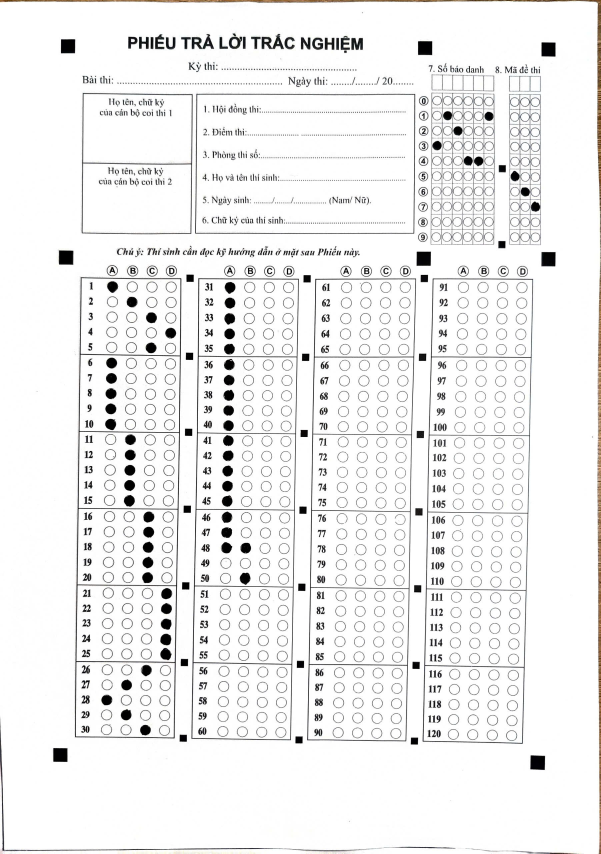
#> input picture images/2020.jpg, 1801 x 2560 px, found by its file name (shown at 1/3 size)
$ python testMDD.py
#> lines starting #> are read from the running program, lines starting #| are printed output that depends on the picture; after the words box and inside, x2 and y2 are one past the last pixel; in counts of white or black regions, pixels touching at a corner belong together
### OmrMDD.py
import cv2
import numpy as np
import support2020 as sp20
import support2025 as sp25
import supportVACT as spVACT
import solveImg as si

def readMDD_2020(img):
    img = cv2.resize(img, (1000, 1400))
    imgGray   = cv2.cvtColor(img, cv2.COLOR_BGR2GRAY)
    imgBlur   = cv2.GaussianBlur(imgGray, (5, 5), 1)
    imgThresh = cv2.threshold(imgBlur, 135, 255, cv2.THRESH_BINARY_INV)[1]
    imgCanny  = cv2.Canny(imgBlur, 50, 150)
    contours, _ = cv2.findContours(imgCanny, cv2.RETR_TREE, cv2.CHAIN_APPROX_SIMPLE)

    top_mid = None
    bot_mid = None
    for cnt in contours:
        area = cv2.contourArea(cnt)
        if not (350 <= area <= 700):
            continue
        peri   = cv2.arcLength(cnt, True)
        approx = cv2.approxPolyDP(cnt, 0.04 * peri, True)
        if len(approx) != 4:
            continue
        x, y, w, h = cv2.boundingRect(cnt)
        if 660 <= x <= 730 and 38 <= y <= 90 and top_mid is None:
            top_mid = (x, y)
        if 660 <= x <= 730 and 390 <= y <= 430 and bot_mid is None:
            bot_mid = (x, y)

    if top_mid and bot_mid:
        cx, cy_top = top_mid
        _,  cy_bot = bot_mid
        mdd_x1, mdd_x2 = cx + 26,  cx + 140
        md_x1,  md_x2  = cx + 170, cx + 226
        y1, y2 = cy_top + 90, cy_bot - 12
    else:
        mdd_x1, mdd_x2 = 725, 839
        md_x1,  md_x2  = 869, 925
        y1, y2 = 142, 417

    # Tách vùng ảnh
    imgMDD       = imgThresh[y1:y2, mdd_x1:mdd_x2]
    imgMDD_clone = img[y1:y2, mdd_x1:mdd_x2].copy()
    imgMD        = imgThresh[y1:y2, md_x1:md_x2]
    imgMD_clone  = img[y1:y2, md_x1:md_x2].copy()

    # Nhận dạng
    ans_MDD   = sp20.splitAnsPart3([imgMDD], 10, 6)
    pixel_MDD = sp20.countPixelPartCol(ans_MDD[0], 10, 6)
    myIndex_MDD = sp20.countIndex(pixel_MDD, 6)

    ans_MD    = sp20.splitAnsPart3([imgMD], 10, 3)
    pixel_MD  = sp20.countPixelPartCol(ans_MD[0], 10, 3)
    myIndex_MD = sp20.countIndex(pixel_MD, 3)

    # Tô màu và ghi kết quả
    img[y1:y2, mdd_x1:mdd_x2] = sp20.showMDD_MD(imgMDD_clone, myIndex_MDD, 6, 10)
    img[y1:y2, md_x1:md_x2]   = sp20.showMDD_MD(imgMD_clone,  myIndex_MD,  3, 10)

    studentID = sp20.convertMDD_MD(myIndex_MDD)
    examID    = sp20.convertMDD_MD(myIndex_MD)

    cv2.putText(img, f"{studentID}", (mdd_x1, y1 - 8),
                cv2.FONT_HERSHEY_SIMPLEX, 1, (0, 0, 255), 2, cv2.LINE_AA)
    cv2.putText(img, f"{examID}", (md_x1, y1 - 8),
                cv2.FONT_HERSHEY_SIMPLEX, 1, (0, 0, 255), 2, cv2.LINE_AA)

    return img, studentID, examID

def readMDD_2025(img):
    img = cv2.resize(img, (1000, 1400))
    imgGray   = cv2.cvtColor(img, cv2.COLOR_BGR2GRAY)
    imgBlur   = cv2.GaussianBlur(imgGray, (5, 5), 1)
    imgThresh = cv2.threshold(imgBlur, 135, 255, cv2.THRESH_BINARY_INV)[1]
    imgCanny  = cv2.Canny(imgBlur, 50, 150)
    contours, _ = cv2.findContours(imgCanny, cv2.RETR_TREE, cv2.CHAIN_APPROX_SIMPLE)
    contours = sp25.rectContour(contours)

    # Tìm 4 điểm anchor qua takeImageMDD
    imgCopy = img.copy()
    imgCopy, pts = si.takeImageMDD(imgCopy, contours,
                                   [610, 620, 805, 810, 890, 910],
                                   [120, 160, 410, 450])

    pts_ok = not np.any(pts == 0) and (int(pts[2][1]) - int(pts[0][1]) > 30)

    if pts_ok:
        x1     = int(pts[0][0]) + 22
        y1     = int(pts[0][1]) + 20
        mdd_x2 = int(pts[1][0]) - 12
        md_x1  = int(pts[1][0]) + 20
        md_x2  = int(pts[3][0])
        y2     = int(pts[2][1]) - 10
    else:
        x1,  mdd_x2 = 665, 807
        md_x1, md_x2 = 833, 903
        y1, y2 = 190, 420

    # Tách vùng ảnh
    imgMDD       = imgThresh[y1:y2, x1:mdd_x2]
    imgMDD_clone = img[y1:y2, x1:mdd_x2].copy()
    imgMD        = imgThresh[y1:y2, md_x1:md_x2]
    imgMD_clone  = img[y1:y2, md_x1:md_x2].copy()

    # Nhận dạng
    ans_MDD   = sp25.splitAnsPart3([imgMDD], 10, 8)
    pixel_MDD = sp25.countPixelPartCol(ans_MDD[0], 10, 8)
    myIndex_MDD = sp25.countIndex(pixel_MDD, 8)

    ans_MD    = sp25.splitAnsPart3([imgMD], 10, 4)
    pixel_MD  = sp25.countPixelPartCol(ans_MD[0], 10, 4)
    myIndex_MD = sp25.countIndex(pixel_MD, 4)

    # Tô màu và ghi kết quả
    img[y1:y2, x1:mdd_x2]   = sp25.showMDD_MD(imgMDD_clone, myIndex_MDD, 8, 10)
    img[y1:y2, md_x1:md_x2] = sp25.showMDD_MD(imgMD_clone,  myIndex_MD,  4, 10)

    studentID = sp25.convertMDD_MD(myIndex_MDD)
    examID    = sp25.convertMDD_MD(myIndex_MD)

    cv2.putText(img, f"{studentID}", (x1, y1 - 8),
                cv2.FONT_HERSHEY_SIMPLEX, 0.8, (0, 0, 255), 2, cv2.LINE_AA)
    cv2.putText(img, f"{examID}", (md_x1, y1 - 8),
                cv2.FONT_HERSHEY_SIMPLEX, 1, (0, 0, 255), 2, cv2.LINE_AA)

    return img, studentID, examID

# [69 lines left out: function readMDD_DGNL, not called in this run]

### support2020.py
import cv2
import numpy as np
#area > 50
# [40 lines left out: functions rectContour, splitImg, splitAns, not called in this run]
def resizeImg(img,width,height):
    img = cv2.resize(img,(width,height))
    return img
# [61 lines left out: functions getPointAnswer, showAnswer, restoreImg, countPixel, not called in this run]

def splitAnsPart3(boxes, rows, cols):
    ans = []
    for image in boxes:
        h, w = image.shape[:2]
        piece_w = w // cols
        piece_h = h // rows
        part = []
        for x in range(cols):
            for y in range(rows):
                x_start = x * piece_w
                x_end   = x_start + piece_w
                y_start = y * piece_h
                y_end   = y_start + piece_h
                part.append(image[y_start:y_end, x_start:x_end])
        ans.append(part)
    return ans

def countPixelPartCol(ans, rows, cols):
    pixel = np.zeros((cols, rows))
    countR, countC = 0, 0
    for img in ans:
        pixel[countC][countR] = cv2.countNonZero(img)
        countR += 1
        if countR == rows:
            countC += 1
            countR = 0
    return pixel

def countIndex(pixelValues, questions):
    myIndex = []
    for i in range(questions):
        marked = np.where(pixelValues[i] >= 70)[0]
        if   len(marked) == 0: myIndex.append(-1)
        elif len(marked) == 1: myIndex.append(int(marked[0]))
        else:                  myIndex.append(-2)
    return myIndex

def showMDD_MD(img, index, questions, choices):
    h, w = img.shape[:2]
    sec_w = w // questions
    sec_h = h // choices
    radius = min(sec_w, sec_h) // 3
    for x in range(questions):
        if index[x] >= 0:
            cX = sec_w * x + sec_w // 2
            cY = sec_h * index[x] + sec_h // 2
            cv2.circle(img, [cX, cY], radius, (0, 255, 0), cv2.FILLED, lineType=cv2.LINE_AA)
    return img

def convertMDD_MD(arr):
    return ''.join('x' if x < 0 else str(x) for x in arr)

### support2025.py
import cv2
import numpy as np
#area > 50
def rectContour(contours):
    rectCont =[]
    for contour in contours:
        area = cv2.contourArea(contour)
        if area >= 50:
            peri = cv2.arcLength(contour, True)
            approx = cv2.approxPolyDP(contour,0.04*peri,True)
            if len(approx) == 4:
                rectCont.append(contour)
    rectCont = sorted(rectCont,key= cv2.contourArea,reverse=True)
    return rectCont
# [73 lines left out: functions splitImg, restoreImg, splitImgPart3, restoreImg_Part3, splitAns, not called in this run]
def resizeImg(img,width,height):
    img = cv2.resize(img,(width,height))
    return img
# [7 lines left out: function getPointAnswer, not called in this run]
def getPointAnswer_2025(secW,secH,x,y):
    #offSetX =[25,45,65,85]
    #offSetY =[-10,-30,-60,-80,-110]
    cX = (secW*x + secW//2)
    cY = (secH*y + secH//2)
    point = [cX,cY]
    return point
# [24 lines left out: function showAnswer, not called in this run]
def countPixelPartCol(ans,rows,cols):
    countR,countC = 0,0
    pixel = np.zeros((cols,rows))
    for img in ans:
        totalPixel = cv2.countNonZero(img)
        pixel[countC][countR] = totalPixel
        countR+=1
        if countR == rows:
            countC +=1
            countR =0
    return pixel
# [57 lines left out: functions countPixelPartRows, splitMDD, takeMDD, getPointMdd, showMDD, not called in this run]
def countIndex(pixelValues,questions):
    myIndex_1 =[]
    for i in range(questions):
        arr = pixelValues[i]
        marked = np.where(arr >= 100)[0]
        if len(marked) == 0:
            myIndex_1.append(-1)
        elif len(marked) == 1:
            digit = int(marked[0])
            myIndex_1.append(digit)
        else:
            myIndex_1.append(-2)
    return myIndex_1
# [17 lines left out: function splitAnsPart2, not called in this run]
def splitAnsPart3(boxes,rows,cols):
    ans = []
    for image in boxes:
        h,w = image.shape[:2]
        piece_w = w // cols
        piece_h = h // rows
        part = []
        for x in range(cols):
            col = []
            for y in range(rows):
                x_start = x*piece_w
                x_end = x_start+ piece_w
                y_start = y*piece_h
                y_end = y_start+piece_h
                piece = image[y_start:y_end,x_start:x_end]
                col.append(piece)
            part = part + col
        ans.append(part)
    return ans
# [54 lines left out: functions char_to_index, change_to_ans_part3, showAnswerPart_3, not called in this run]
def showMDD_MD(img,index,questions,choices):
    h,w = img.shape[:2]
    sec_w = w // questions
    sec_h = h // choices
    radius = min(sec_w, sec_h) // 3
    for x in range(questions):
        if index[x] >= 0:
            myPoint = getPointAnswer_2025(sec_w,sec_h,x,index[x])
            cv2.circle(img,myPoint,radius,(0,255,0),cv2.FILLED,lineType=cv2.LINE_AA)
    return img
def convertMDD_MD(arr):
    result = ""
    for x in arr:
        if x == -1 or x == -2:
            result += "x"
        else:
            result += str(x)
    return result


### solveImg.py
import cv2
import numpy as np
# [83 lines left out: functions takeImageAnswer, takeImageAfterWarp, not called in this run]
def takeImageMDD(img,contours,indexX,indexY):
    ori_x1,ori_x2,ori_x3,ori_x4,ori_x5,ori_x6 = indexX[:6]
    x1,x2,x3,x4,x5,x6 = indexX[:6]
    ori_y1,ori_y2,ori_y3,ori_y4 = indexY[:4]
    y1,y2,y3,y4 = indexY[:4]
    time,a,b,c,d = 0,0,0,0,0
    step = 10
    pointContour = np.zeros((4,2))
    while(a!=1 or b!=1 or c!=1 or d!=1) and time!=10:
        for contour in contours:
            x,y,w,h = cv2.boundingRect(contour)
            if a!=1:
                x2 = ori_x2+time*step
                y2 = ori_y2+time*step
                if x1<=x<=x2 and x1<=x+w<=x2 and y1<=y<=y2 and y1<=y+h<=y2:
                    cv2.rectangle(img, (x1, y1), (x2, y2), (0, 255, 0), 2)
                    a =1
                    pointContour[0][0],pointContour[0][1] = x,y
            if c!=1:
                x4 = ori_x4+time*step
                y4 = ori_y4+time*step
                if x3<=x<=x4 and x3<=x+w<=x4 and y3<=y<=y4 and y3<=y+h<=y4:
                    cv2.rectangle(img, (x3, y3), (x4, y4), (0, 255, 0), 2)
                    c =1
                    pointContour[2][0],pointContour[2][1] = x,y
            if b!=1:
                x4 = ori_x4+time*step
                y2 = ori_y2+time*step
                if x3<=x<=x4 and x3<=x+w<=x4 and y1<=y<=y2 and y1<=y+h<=y2:
                    cv2.rectangle(img, (x3, y1), (x4, y2), (0, 255, 0), 2)
                    b =1
                    pointContour[1][0],pointContour[1][1] = x,y
            if d!=1:
                x6 = ori_x6+time*step
                y4 = ori_y4+time*step
                if x5<=x<=x6 and x5<=x+w<=x6 and y3<=y<=y4 and y3<=y+h<=y4:
                    cv2.rectangle(img, (x5, y3), (x6, y4), (0, 255, 0), 2)
                    d =1
                    pointContour[3][0],pointContour[3][1] = x,y
        time+=1
    return img,pointContour

### testMDD.py
import cv2
import OmrMDD as omr  # Import file xử lý MDD của bạn

def test_model_2020():
    print("--- TESTING MẪU 2020 ---")
    # 1. Đọc file ảnh mẫu 2020.jpg
    img = cv2.imread(r"C:\Code VSCode\OMR\Optical_Mark_Recognition\images\2020.jpg")
#> img is the input picture: shape (2560, 1801, 3); mean B, G, R 239.3, 239.5, 239.6
    if img is None:
        print("Lỗi: Không tìm thấy file 2020.jpg!")
        return

    # 2. Gọi hàm readMDD_2020 từ OmrMDD.py
    img_res, student_id, exam_id = omr.readMDD_2020(img)
#> in readMDD_2020, `imgThresh = cv2.threshold(imgBlur, 135, 255, cv2.THRESH_BINARY_INV)[1]`:
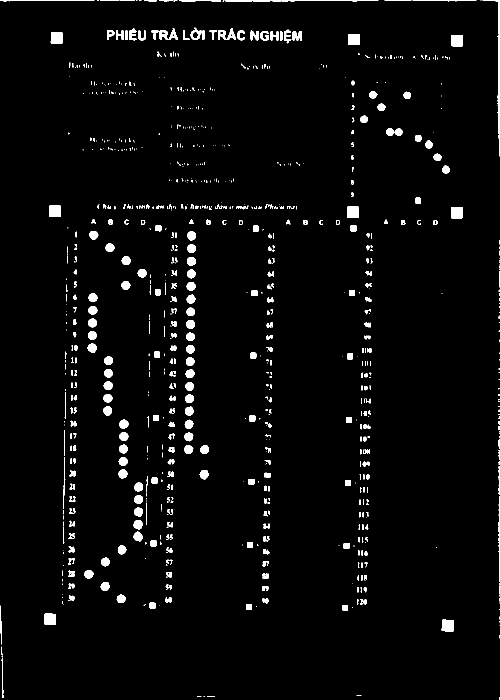
#> imgThresh: shape (1400, 1000) (shown at 1/2 size); 3.1% white; 866 white regions (496 under 20 px), largest, box (x1, y1, x2, y2) and area: (449, 0, 757, 4) 742, (883, 1239, 908, 1263) 554, (995, 148, 1000, 313) 549
#> in readMDD_2020, `imgCanny  = cv2.Canny(imgBlur, 50, 150)`:
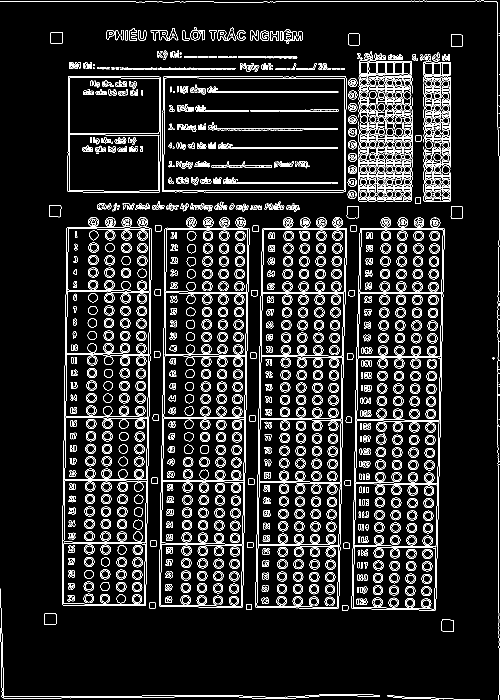
#> imgCanny: shape (1400, 1000) (shown at 1/2 size); 9.2% white in thin lines or dots
#> in readMDD_2020, `contours, _ = cv2.findContours(imgCanny, cv2.RETR_TREE, cv2.CHAIN_APPR..`: contours = 3814 contours, 1037 with area under 20; largest, box (x1, y1, x2, y2) and area: (703, 456, 889, 1221) 128898, (124, 454, 303, 1212) 127666, (511, 456, 694, 1217) 127112, (318, 455, 499, 1216) 126599, (324, 153, 693, 385) 84486
#> the loop in readMDD_2020, `for cnt in contours:` made 3814 passes
#> (area, peri, x, y, w, h) on passes 2537, 3759: (535, 94.14, 693, 412, 25, 25), (522, 89.66, 696, 67, 24, 24)
#> in readMDD_2020, `cx, cy_top = top_mid`: cx = 696; cy_top = 67
#> in readMDD_2020, `_,  cy_bot = bot_mid`: cy_bot = 412
#> in readMDD_2020, `mdd_x1, mdd_x2 = cx + 26,  cx + 140`: mdd_x1 = 722; mdd_x2 = 836
#> in readMDD_2020, `md_x1,  md_x2  = cx + 170, cx + 226`: md_x1 = 866; md_x2 = 922
#> in readMDD_2020, `y1, y2 = cy_top + 90, cy_bot - 12`: y1 = 157; y2 = 400
#> the loop in splitAnsPart3, `for image in boxes:` made 1 pass
#> (h, w, piece_w, piece_h) on pass 1: (243, 114, 19, 24)
#> after the loop in splitAnsPart3, `for image in boxes:`: ans = 1 item
#> the loop in countPixelPartCol, `for img in ans:` made 60 passes
#> after the loop in countPixelPartCol, `for img in ans:`: countC = 6; countR = 0
#> the loop in countIndex, `for i in range(questions):` made 6 passes
#> marked on passes 1 to 5: [3], [1], [2, 4], [4], [1, 4]
#> after the loop in countIndex, `for i in range(questions):`: myIndex = [3, 1, -2, 4, -2, -1]
#> the loop in splitAnsPart3 (call 2), `for image in boxes:` made 1 pass
#> (h, w, piece_w, piece_h) on pass 1: (243, 56, 18, 24)
#> in readMDD_2020, `ans_MD    = sp20.splitAnsPart3([imgMD], 10, 3)`: ans_MD = 1 item
#> the loop in countPixelPartCol (call 2), `for img in ans:` made 30 passes
#> the loop in countIndex (call 2), `for i in range(questions):` made 3 passes
#> in readMDD_2020, `myIndex_MD = sp20.countIndex(pixel_MD, 3)`: myIndex_MD = [6, 7, -1]
#> the loop in showMDD_MD, `for x in range(questions):` made 6 passes
#> the loop in showMDD_MD (call 2), `for x in range(questions):` made 3 passes
#> in readMDD_2020, `studentID = sp20.convertMDD_MD(myIndex_MDD)`: studentID = '31x4xx'
#> in readMDD_2020, `examID    = sp20.convertMDD_MD(myIndex_MD)`: examID = '67x'
#> student_id = '31x4xx'; exam_id = '67x'

    # 3. In kết quả nhận dạng dạng chữ ra Console
    print(f"Mã định danh (SBD) nhận diện được: {student_id}")
#| Mã định danh (SBD) nhận diện được: 31x4xx
    print(f"Mã đề nhận diện được: {exam_id}")
#| Mã đề nhận diện được: 67x

    # 4. Hiển thị ảnh kết quả lên màn hình để kiểm tra vùng tô màu
    cv2.namedWindow("Test MDD 2020", cv2.WINDOW_NORMAL)
    cv2.imshow("Test MDD 2020", img_res)


def test_model_2025():
    print("\n--- TESTING MẪU 2025 ---")
    # 1. Đọc file ảnh mẫu 2025.jpg
    img = cv2.imread(r"C:\Code VSCode\OMR\Optical_Mark_Recognition\images\2025.jpg")
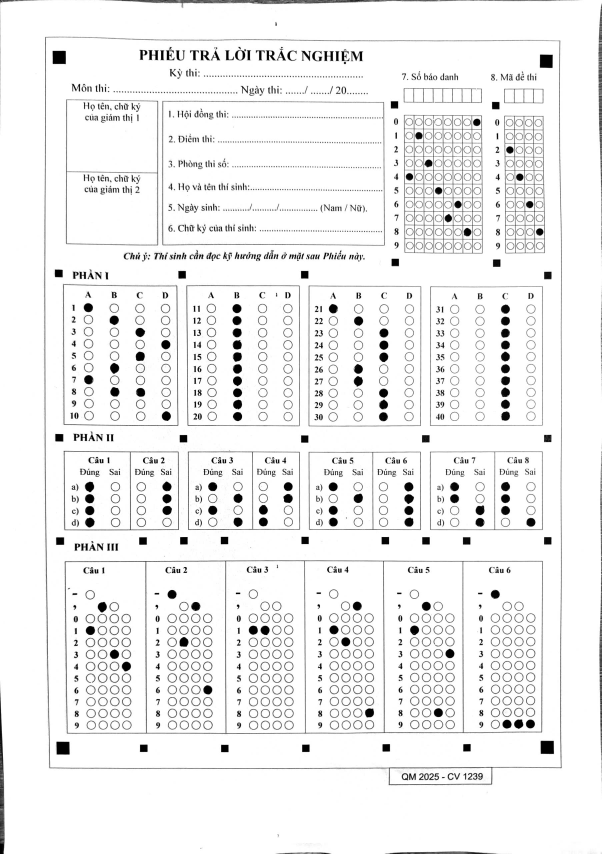
#> input picture images/2025.jpg, 1805 x 2560 px, found by its file name (shown at 1/3 size)
#> img is the input picture: shape (2560, 1805, 3); min 0, max 255, mean 240.1
    if img is None:
        print("Lỗi: Không tìm thấy file 2025.jpg!")
        return

    # 2. Gọi hàm readMDD_2025 từ OmrMDD.py
    img_res, student_id, exam_id = omr.readMDD_2025(img)
#> in readMDD_2025, `imgCanny  = cv2.Canny(imgBlur, 50, 150)`:
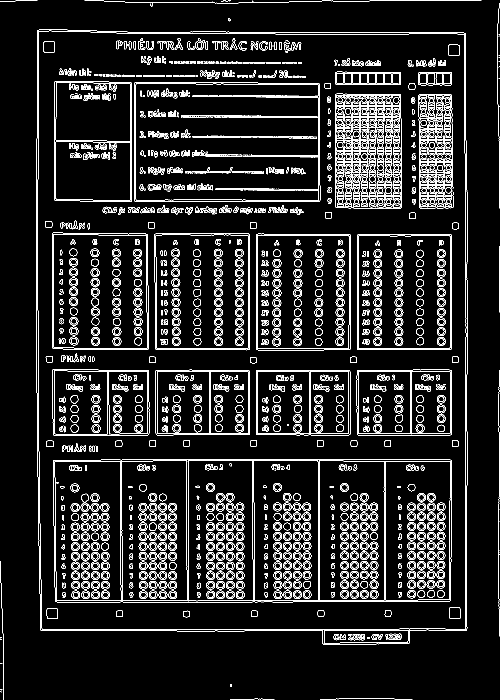
#> imgCanny: shape (1400, 1000) (shown at 1/2 size); 9% white in thin lines or dots
#> in readMDD_2025, `contours, _ = cv2.findContours(imgCanny, cv2.RETR_TREE, cv2.CHAIN_APPR..`: contours = 4503 contours, 1509 with area under 20; largest, box (x1, y1, x2, y2) and area: (73, 59, 935, 1289) 1032276, (75, 61, 933, 1260) 1016998, (106, 918, 903, 1205) 225843, (269, 164, 641, 404) 87766, (271, 167, 638, 402) 84268
#> the loop in rectContour, `for contour in contours:` made 4503 passes
#> (area, peri, approx) on passes 24, 25, 37, 50, 51, 52: (1032275.5, 4179.1, [[74, 60], [81, 1260], [933, 1260], [931, 66]]), (4124.5, 383.9, [[816, 1261], [814, 1285], [648, 1285], [649, 1261]]), (106.5, 257.4, [[696, 1269], [729, 1278]]), (1016997.5, 4111.2, [[78, 62], [929, 69], [930, 1258], [83, 1256]]), (140.5, 46.24, [[502, 1222], [502, 1233], [514, 1232], [514, 1222]]), (137.5, 43.9, [[504, 1221], [514, 1223], [512, 1233], [502, 1232]])
#> after the loop in rectContour, `for contour in contours:`: rectCont = 181 contours; largest, box (x1, y1, x2, y2) and area: (73, 59, 935, 1289) 1032276, (75, 61, 933, 1260) 1016998, (106, 918, 903, 1205) 225843, (269, 164, 641, 404) 87766, (104, 465, 298, 700) 44392
#> in readMDD_2025, `contours = sp25.rectContour(contours)`: contours has the same summary as rectCont in rectContour
#> after the loop in takeImageMDD, `while(a!=1 or b!=1 or c!=1 or d!=1) and time!=10:`: a = 1; pointContour = [[649, 166], [817, 167], [819, 425], [904, 445]]; time = 6; x2 = 670; x4 = 840; x6 = 920; y2 = 210; y4 = 480
#> in readMDD_2025, `imgCopy, pts = si.takeImageMDD(imgCopy, contours, [610, 620, 805, 810,..`: pts = [[649, 166], [817, 167], [819, 425], [904, 445]]
#> in readMDD_2025, `pts_ok = not np.any(pts == 0) and (int(pts[2][1]) - int(pts[0][1]) > 30)`: pts_ok = True
#> in readMDD_2025, `x1     = int(pts[0][0]) + 22`: x1 = 671
#> in readMDD_2025, `y1     = int(pts[0][1]) + 20`: y1 = 186
#> in readMDD_2025, `mdd_x2 = int(pts[1][0]) - 12`: mdd_x2 = 805
#> in readMDD_2025, `md_x1  = int(pts[1][0]) + 20`: md_x1 = 837
#> in readMDD_2025, `md_x2  = int(pts[3][0])`: md_x2 = 904
#> in readMDD_2025, `y2     = int(pts[2][1]) - 10`: y2 = 415
#> in readMDD_2025, `imgMD_clone  = img[y1:y2, md_x1:md_x2].copy()`:
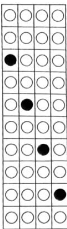
#> imgMD_clone: shape (229, 67, 3); min 0, max 255, mean 216.3
#> the loop in splitAnsPart3, `for image in boxes:` made 1 pass
#> (h, w, piece_w, piece_h) on pass 1: (229, 134, 16, 22)
#> after the loop in splitAnsPart3, `for image in boxes:`: ans = 1 item
#> the loop in countPixelPartCol, `for img in ans:` made 80 passes
#> totalPixel on passes 1 to 8: 0, 0, 0, 0, 113, 0, 0, 0
#> after the loop in countPixelPartCol, `for img in ans:`: countC = 8; countR = 0
#> the loop in countIndex, `for i in range(questions):` made 8 passes
#> (arr, marked, digit) on passes 1 to 8: ([0, 0, 0, 0, 113, 0, 0, 0, 0, 0], [4], 4), ([0, 112, 0, 0, 0, 0, 0, 0, 0, 0], [1], 1), ([0, 0, 0, 124, 0, 0, 0, 0, 0, 0], [3], 3), ([0, 0, 0, 0, 0, 110, 4, 0, 0, 0], [5], 5), ([0, 0, 0, 0, 0, 0, 0, 103, 15, 0], [7], 7), ([0, 0, 0, 0, 0, 0, 102, 8, 0, 0], [6], 6), ([0, 0, 0, 0, 0, 0, 0, 0, 101, 29], [8], 8), ([115, 0, 0, 0, 0, 0, 0, 0, 2, 0], [0], 0)
#> after the loop in countIndex, `for i in range(questions):`: myIndex_1 = [4, 1, 3, 5, 7, 6, 8, 0]
#> the loop in splitAnsPart3 (call 2), `for image in boxes:` made 1 pass
#> (h, w, piece_w, piece_h) on pass 1: (229, 67, 16, 22)
#> in readMDD_2025, `ans_MD    = sp25.splitAnsPart3([imgMD], 10, 4)`: ans_MD = 1 item
#> the loop in countPixelPartCol (call 2), `for img in ans:` made 40 passes
#> (totalPixel, countC) on passes 10, 20: (0, 1), (0, 2)
#> after the loop in showMDD_MD, `for x in range(questions):`:
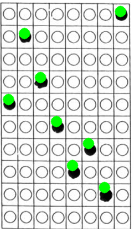
#> img: shape (229, 134, 3); mean of channels 0, 1, 2 212.7, 219.1, 212.7; drawn as B, G, R
#> the loop in convertMDD_MD, `for x in arr:` made 8 passes
#> the loop in convertMDD_MD (call 2), `for x in arr:` made 4 passes
#> x on passes 1 to 4: 2, 4, -1, -1
#> in readMDD_2025, `cv2.putText(img, f"{examID}", (md_x1, y1 - 8), cv2.FONT_HERSHEY_SIMPLE..`:
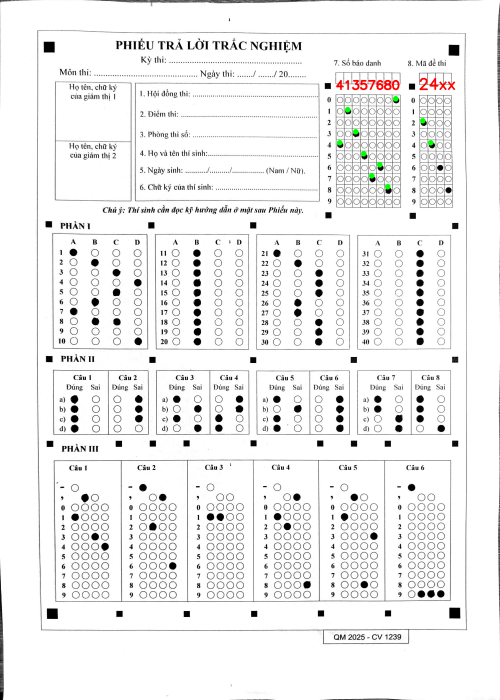
#> img: shape (1400, 1000, 3) (shown at 1/2 size); mean of channels 0, 1, 2 239.7, 239.8, 240; drawn as B, G, R

    # 3. In kết quả nhận dạng dạng chữ ra Console
    print(f"Mã định danh (SBD) nhận diện được: {student_id}")
#| Mã định danh (SBD) nhận diện được: 41357680
    print(f"Mã đề nhận diện được: {exam_id}")
#| Mã đề nhận diện được: 24xx

    # 4. Hiển thị ảnh kết quả lên màn hình để kiểm tra vùng tô màu
    cv2.namedWindow("Test MDD 2025", cv2.WINDOW_NORMAL)
    cv2.imshow("Test MDD 2025", img_res)


if __name__ == "__main__":
    # Chạy test cả 2 mẫu
    test_model_2020()
    test_model_2025()

    cv2.waitKey(0)
    cv2.destroyAllWindows()
